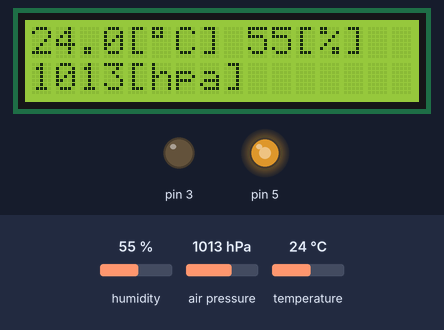
A sketch run on a simulated Arduino Uno, built with avr-gcc and run on an emulated ATmega328P. Shown: 16×2 character LCD, output pins drawn as LEDs (lit = HIGH). Wiring (inferred from the names in the program): BME280 sensor at I2C address 0x76. Inputs (shaded band) come from the test bench; at power-on: air pressure 1013 hPa, temperature 24 °C, humidity 55 %. What the sketch prints to the serial monitor is not drawn.

Above: at 1.2 s.
1.3 s: air pressure set to 952 hPa
At 5.07 s:
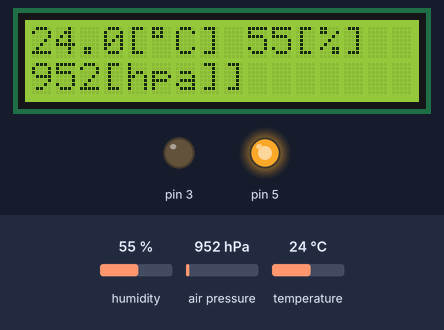
5.4 s: temperature set to 10.6 °C
At 9.92 s:
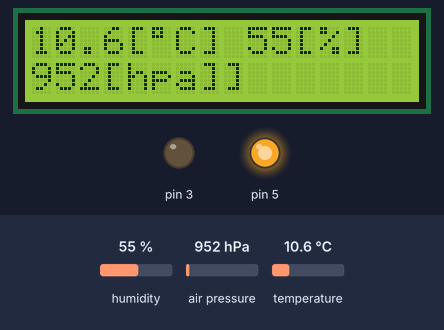
10.9 s: temperature set to 9.1 °C
At 14.77 s:
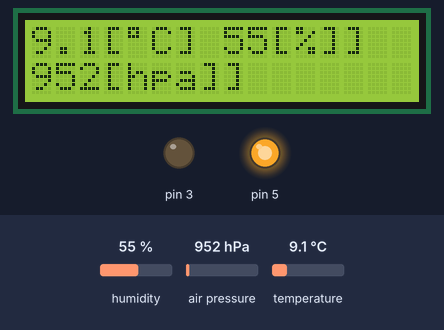
17.0 s: air pressure set to 1000 hPa
At 19.62 s:
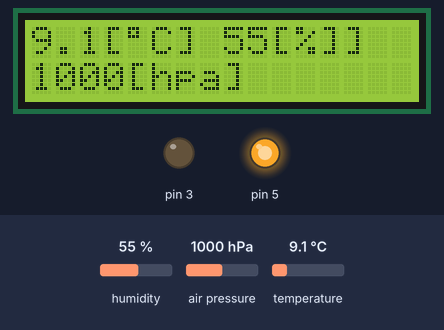
19.9 s: humidity set to 41 %
At 24.47 s:
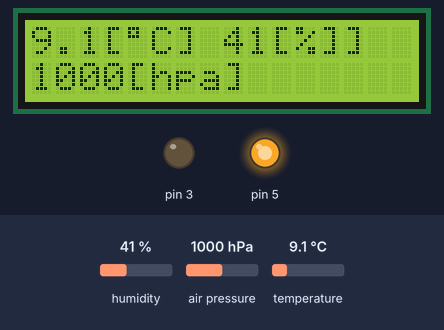
25.5 s: humidity set to 38 %
At 28.9 s:
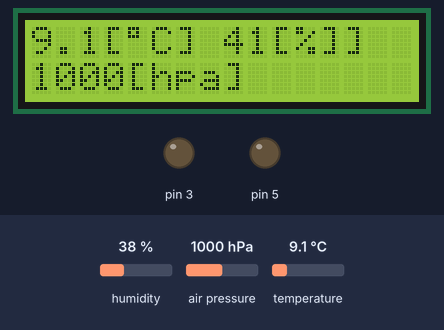
Timing chart, 0 to 32.5 s (numbered marks = the images above; inputs shaded):
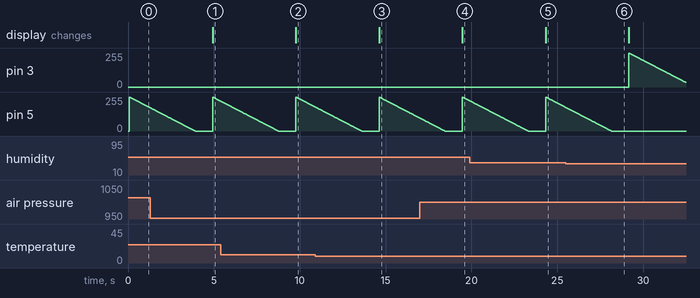

Measured:
- the behaviour switches between 10 and 9.9 °C on temperature (found by bisection; images 2 and 3)
- the behaviour switches between 40 and 39 % on humidity (found by bisection; images 5 and 6)
- after the input at 1.3 s, the display: changes after 3.6 s (image 1)
- after the input at 5.4 s, the display: changes after 4.4 s (image 2)
- after the input at 10.9 s, the display: changes after 3.7 s (image 3)
- after the input at 17.0 s, the display: changes after 2.5 s (image 4)
- after the input at 19.9 s, the display: changes after 4.4 s (image 5)
- after the input at 25.5 s, pin 5: goes on until 28.1 s, then stays 0/255

The sketch:

Thermohygrometer.ino
```cpp
#include <Wire.h>
#include <LiquidCrystal.h>
LiquidCrystal lcd(4,6,10,11,12,13);
#define BME280_ADDRESS 0x76
unsigned long int hum_raw, temp_raw, pres_raw;
signed long int t_fine;

uint16_t dig_T1;
int16_t dig_T2;
int16_t dig_T3;
uint16_t dig_P1;
int16_t dig_P2;
int16_t dig_P3;
int16_t dig_P4;
int16_t dig_P5;
int16_t dig_P6;
int16_t dig_P7;
int16_t dig_P8;
int16_t dig_P9;
int8_t  dig_H1;
int16_t dig_H2;
int8_t  dig_H3;
int16_t dig_H4;
int16_t dig_H5;
int8_t  dig_H6;
char s[16];

void setup(){
  uint8_t osrs_t = 1;             //Temperature oversampling x 1
  uint8_t osrs_p = 1;             //Pressure oversampling x 1
  uint8_t osrs_h = 1;             //Humidity oversampling x 1
  uint8_t mode = 3;               //Normal mode
  uint8_t t_sb = 5;               //Tstandby 1000ms
  uint8_t filter = 0;             //Filter off
  uint8_t spi3w_en = 0;           //3-wire SPI Disable

  uint8_t ctrl_meas_reg = (osrs_t << 5) | (osrs_p << 2) | mode;
  uint8_t config_reg    = (t_sb << 5) | (filter << 2) | spi3w_en;
  uint8_t ctrl_hum_reg  = osrs_h;

  Serial.begin(9600);
  lcd.begin( 16, 2 );
  Wire.begin();

  writeReg(0xF2, ctrl_hum_reg);
  writeReg(0xF4, ctrl_meas_reg);
  writeReg(0xF5, config_reg);
  readTrim();

}


void loop(){
  double temp_act = 0.0, press_act = 0.0, hum_act = 0.0;
  double temp_cal, press_cal, hum_cal;

  readData();
  temp_cal = calibration_T(temp_raw);
  press_cal = calibration_P(pres_raw);
  hum_cal = calibration_H(hum_raw);
  temp_act = temp_cal / 100.0;
  press_act = press_cal / 100.0;
  hum_act = hum_cal / 1024.0;

  Serial.print("TEMP : ");
  Serial.print(temp_act, 1);
  Serial.print(" DegC  PRESS : ");
  Serial.print(press_act, 0);
  Serial.print(" hPa  HUM : ");
  Serial.print(hum_act, 1);
  Serial.println(" %");


  lcd.setCursor(0, 0);
  lcd.print(temp_act, 1);
  sprintf(s, "[%cC]", 0b11011111);
  lcd.print(s);

  lcd.print(" ");
  lcd.print(hum_act, 0);
  lcd.print("[%]");

  lcd.setCursor(0, 1);

  lcd.print(press_act, 0);
  lcd.print("[hpa]");

  if (temp_act > 30.0 || hum_act > 70) {
    digitalWrite(3, LOW);
    digitalWrite(5, LOW);
    for (int i = 255; i >= 0; i--) {
      analogWrite( 9, i );
      delay( 15 );
    }
  }
  else if (temp_act > 26.0 ||  hum_act > 40) {
    digitalWrite(3, LOW);
    digitalWrite(9, LOW);
    for (int i = 255; i >= 0; i--) {
      analogWrite( 5, i );
      delay( 15 );
    }
  }
  else {
    digitalWrite(3, HIGH);
    digitalWrite(5, LOW);
    digitalWrite(9, LOW);
    for (int i = 255; i >= 0; i--) {
      analogWrite( 3, i );
      delay( 15 );
    }
  }

  delay(1000);

}


void readTrim()
{
  uint8_t data[32], i = 0;                   // Fix 2014/04/06
  Wire.beginTransmission(BME280_ADDRESS);
  Wire.write(0x88);
  Wire.endTransmission();
  Wire.requestFrom(BME280_ADDRESS, 24);      // Fix 2014/04/06
  while (Wire.available()) {
    data[i] = Wire.read();
    i++;
  }

  Wire.beginTransmission(BME280_ADDRESS);    // Add 2014/04/06
  Wire.write(0xA1);                          // Add 2014/04/06
  Wire.endTransmission();                    // Add 2014/04/06
  Wire.requestFrom(BME280_ADDRESS, 1);       // Add 2014/04/06
  data[i] = Wire.read();                     // Add 2014/04/06
  i++;                                       // Add 2014/04/06

  Wire.beginTransmission(BME280_ADDRESS);
  Wire.write(0xE1);
  Wire.endTransmission();
  Wire.requestFrom(BME280_ADDRESS, 7);       // Fix 2014/04/06
  while (Wire.available()) {
    data[i] = Wire.read();
    i++;
  }
  dig_T1 = (data[1] << 8) | data[0];
  dig_T2 = (data[3] << 8) | data[2];
  dig_T3 = (data[5] << 8) | data[4];
  dig_P1 = (data[7] << 8) | data[6];
  dig_P2 = (data[9] << 8) | data[8];
  dig_P3 = (data[11] << 8) | data[10];
  dig_P4 = (data[13] << 8) | data[12];
  dig_P5 = (data[15] << 8) | data[14];
  dig_P6 = (data[17] << 8) | data[16];
  dig_P7 = (data[19] << 8) | data[18];
  dig_P8 = (data[21] << 8) | data[20];
  dig_P9 = (data[23] << 8) | data[22];
  dig_H1 = data[24];
  dig_H2 = (data[26] << 8) | data[25];
  dig_H3 = data[27];
  dig_H4 = (data[28] << 4) | (0x0F & data[29]);
  dig_H5 = (data[30] << 4) | ((data[29] >> 4) & 0x0F); // Fix 2014/04/06
  dig_H6 = data[31];                                   // Fix 2014/04/06
}
void writeReg(uint8_t reg_address, uint8_t data)
{
  Wire.beginTransmission(BME280_ADDRESS);
  Wire.write(reg_address);
  Wire.write(data);
  Wire.endTransmission();
}


void readData()
{
  int i = 0;
  uint32_t data[8];
  Wire.beginTransmission(BME280_ADDRESS);
  Wire.write(0xF7);
  Wire.endTransmission();
  Wire.requestFrom(BME280_ADDRESS, 8);
  while (Wire.available()) {
    data[i] = Wire.read();
    i++;
  }
  pres_raw = (data[0] << 12) | (data[1] << 4) | (data[2] >> 4);
  temp_raw = (data[3] << 12) | (data[4] << 4) | (data[5] >> 4);
  hum_raw  = (data[6] << 8) | data[7];
}


signed long int calibration_T(signed long int adc_T)
{

  signed long int var1, var2, T;
  var1 = ((((adc_T >> 3) - ((signed long int)dig_T1 << 1))) * ((signed long int)dig_T2)) >> 11;
  var2 = (((((adc_T >> 4) - ((signed long int)dig_T1)) * ((adc_T >> 4) - ((signed long int)dig_T1))) >> 12) * ((signed long int)dig_T3)) >> 14;

  t_fine = var1 + var2;
  T = (t_fine * 5 + 128) >> 8;
  return T;
}

unsigned long int calibration_P(signed long int adc_P)
{
  signed long int var1, var2;
  unsigned long int P;
  var1 = (((signed long int)t_fine) >> 1) - (signed long int)64000;
  var2 = (((var1 >> 2) * (var1 >> 2)) >> 11) * ((signed long int)dig_P6);
  var2 = var2 + ((var1 * ((signed long int)dig_P5)) << 1);
  var2 = (var2 >> 2) + (((signed long int)dig_P4) << 16);
  var1 = (((dig_P3 * (((var1 >> 2) * (var1 >> 2)) >> 13)) >> 3) + ((((signed long int)dig_P2) * var1) >> 1)) >> 18;
  var1 = ((((32768 + var1)) * ((signed long int)dig_P1)) >> 15);
  if (var1 == 0)
  {
    return 0;
  }
  P = (((unsigned long int)(((signed long int)1048576) - adc_P) - (var2 >> 12))) * 3125;
  if (P < 0x80000000)
  {
    P = (P << 1) / ((unsigned long int) var1);
  }
  else
  {
    P = (P / (unsigned long int)var1) * 2;
  }
  var1 = (((signed long int)dig_P9) * ((signed long int)(((P >> 3) * (P >> 3)) >> 13))) >> 12;
  var2 = (((signed long int)(P >> 2)) * ((signed long int)dig_P8)) >> 13;
  P = (unsigned long int)((signed long int)P + ((var1 + var2 + dig_P7) >> 4));
  return P;
}

unsigned long int calibration_H(signed long int adc_H)
{
  signed long int v_x1;

  v_x1 = (t_fine - ((signed long int)76800));
  v_x1 = (((((adc_H << 14) - (((signed long int)dig_H4) << 20) - (((signed long int)dig_H5) * v_x1)) +
            ((signed long int)16384)) >> 15) * (((((((v_x1 * ((signed long int)dig_H6)) >> 10) *
                (((v_x1 * ((signed long int)dig_H3)) >> 11) + ((signed long int) 32768))) >> 10) + (( signed long int)2097152)) *
                ((signed long int) dig_H2) + 8192) >> 14));
  v_x1 = (v_x1 - (((((v_x1 >> 15) * (v_x1 >> 15)) >> 7) * ((signed long int)dig_H1)) >> 4));
  v_x1 = (v_x1 < 0 ? 0 : v_x1);
  v_x1 = (v_x1 > 419430400 ? 419430400 : v_x1);
  return (unsigned long int)(v_x1 >> 12);
}
```
